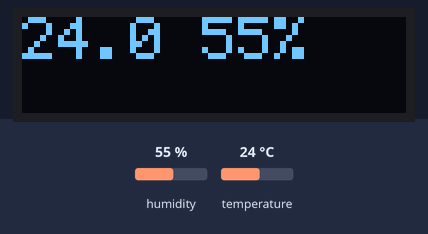
The sketch below on a simulated Arduino Leonardo, built with avr-gcc and run on an emulated ATmega32U4. Shown: 128×32 one-colour display. Inputs (shaded band) come from the test bench; at power-on: humidity 55 %, temperature 24 °C. What the sketch prints to the serial monitor is not drawn.

Above: at 1.9 s.
2.0 s: humidity set to 22 %
At 2.7 s:
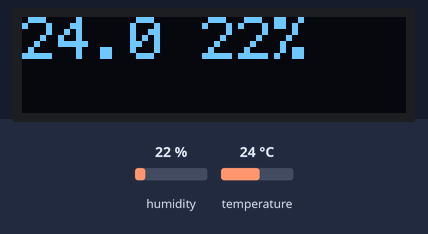
3.6 s: temperature set to 12 °C
At 5.4 s:
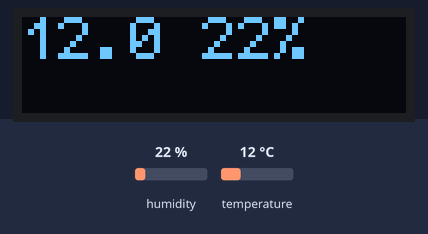
5.7 s: humidity set to 40 %
At 7.0 s:
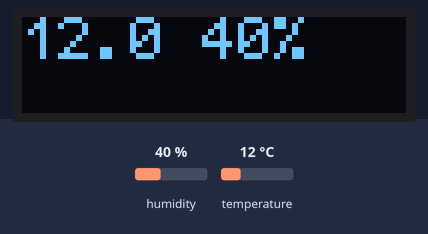
7.8 s: temperature set to 19 °C
At 9.8 s:
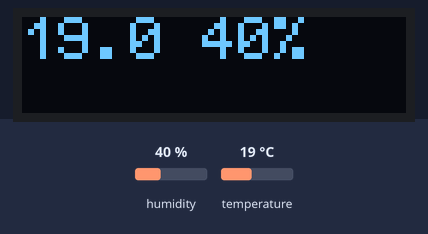
Timing chart, 0 to 10.9 s (numbered marks = the images above; inputs shaded):
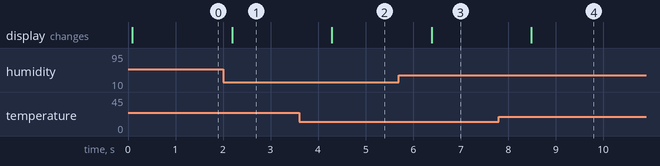

The sketch:

SHT31test.ino
```cpp
#include <Arduino.h>
#include <Wire.h>
#include "Adafruit_SHT31.h"

#include "SSD1306Ascii.h"
#include "SSD1306AsciiAvrI2c.h"

#define I2C_ADDRESS 0x3C

SSD1306AsciiAvrI2c oled;


Adafruit_SHT31 sht31 = Adafruit_SHT31();

void setup() {

  oled.begin(&Adafruit128x32, I2C_ADDRESS);
  oled.setFont(font5x7);
  oled.clear();
  oled.set2X();

  Serial.begin(9600);

  while (!Serial)
    delay(10);     // will pause Zero, Leonardo, etc until serial console opens

  Serial.println("SHT31 test");
  if (! sht31.begin(0x44)) {   // Set to 0x45 for alternate i2c addr
    Serial.println("Couldn't find SHT31");
    while (1) delay(1);
  }
}


void loop() {
  float t = sht31.readTemperature();
  float h = sht31.readHumidity();
  int t1=(int)t;
  int t2=((int)((t+0.05)*10))%10;

  int h1=(int)(h+0.5);
  char msg[10];
  sprintf(msg, "%d.%d %d%%", t1,t2,h1);
  oled.setCursor(0,0);
  oled.print(msg);

  if (! isnan(t)) {  // check if 'is not a number'
    Serial.print("Temp *C = "); Serial.println(t);
  } else {
    Serial.println("Failed to read temperature");
  }

  if (! isnan(h)) {  // check if 'is not a number'
    Serial.print("Hum. % = "); Serial.println(h);
  } else {
    Serial.println("Failed to read humidity");
  }
  Serial.println();
  delay(1000);
}
```

Measured:
- after the input at 2.0 s, the display: changes after 0.19 s (image 1)
- after the input at 3.6 s, the display: changes after 0.69 s (image 2)
- after the input at 5.7 s, the display: changes after 0.69 s (image 3)
- after the input at 7.8 s, the display: changes after 0.69 s (image 4)
